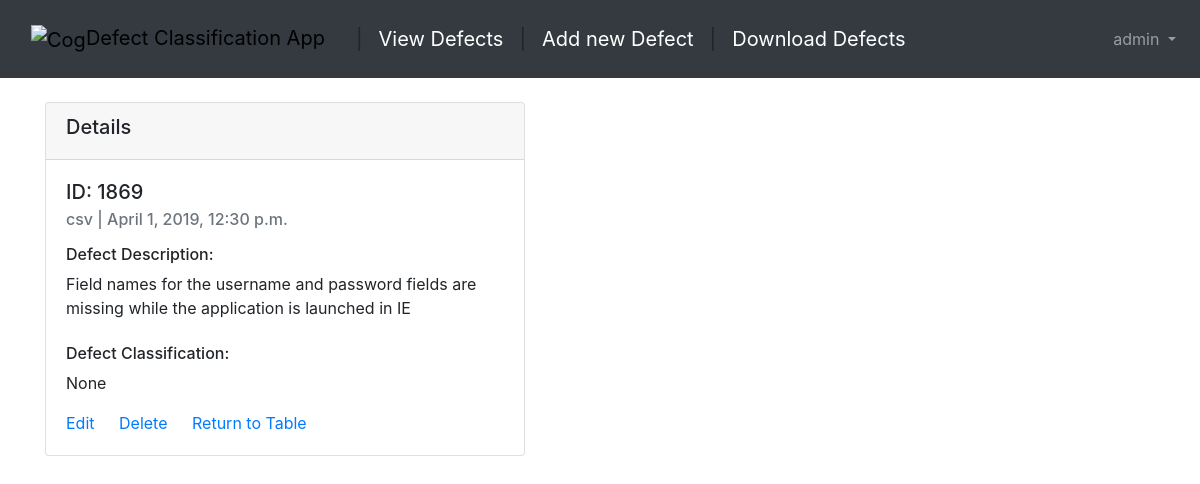
Screenshot of /articles/1869/ (signed in) with the database file from the repository.
### users/models.py (models this page shows)
class CustomUser(AbstractUser):
    age = models.PositiveIntegerField(default=0)

### articles/models.py (models this page shows, shortened)
class Article(models.Model):
    body = models.TextField()
    source = models.CharField(default='Entry', max_length=20)
    date = models.DateTimeField(auto_now_add=True)
    classification = models.CharField(default = 'Not Classified', max_length = 20)
    classes = (
        ('compliance', 'COMPLIANCE'),
        ('functional', 'FUNCTIONAL'),
        ('performance', 'PERFORMANCE'),
        ('reliability and scalability issues', 'RELIABILITY AND SCALABILITY ISSUES'),
        ('security', 'SECURITY'),
        ('usability', 'USABILITY'),
        )
    reclassification = models.CharField(default = 'Not Reclassified Yet', max_length = 50, choices = classes)
    def body_str(self):
        new_text = classify_defect(self.body)
        return new_text

### articles/views.py (the view)
# urls.py: path('<int:pk>/', views.ArticleDetailView.as_view(), name='article_detail'), # new
class ArticleDetailView(DetailView):
    model = models.Article
    template_name = 'article_details_2.html'

### articles/classifier.py (called while the page is built)
def classify_defect(phrase):
    model_cache_key = 'mlp_model'
    path = os.path.join(BASE_DIR, 'articles//dce_model.pkl')
    model = cache.get(model_cache_key)
    if model is None:
        model_path = os.path.join(path)
        model = joblib.load(model_path)
        cache.set(model_cache_key, model, None)
    prediction = model.predict([phrase])
    if prediction == [0]:
        return 'Compliance'
    elif prediction == [1]:
	    return 'Functional'
    elif prediction == [2]:
        return 'Performance'
    elif prediction == [3]:
	    return 'Reliability and Scalability Issues'
    elif prediction == [4]:
	    return 'Security'
    elif prediction == [5]:
	    return 'Usability'

### templates/article_details_2.html (shortened to what this page needs)
{% extends 'base.html' %}
{% block content %}
{% if user.is_authenticated %}
<div class="card" style="width: 30rem; ">
    <div class="card-header">
    <h5>Details</h5>
  </div>
  <div class="card-body">
    <h5 class="card-title">ID: {{object.id}}</h5>
    <h6 class="card-subtitle mb-2 text-muted">{{object.source}} | {{object.date}}</h6>
    <p class="card-text"><h6>Defect Description:</h6> {{object.body}}<br><br>
      <h6>Defect Classification:</h6> {{object.body_str}}
      </p>
    <a href="{% url 'article_edit' article.pk %}" class="card-link">Edit</a>
    <a href="{% url 'article_delete' article.pk %}" class="card-link">Delete</a>
    <a href="{% url 'table' %}" class="card-link">Return to Table</a>
  </div>
</div>
{% endif %}
{% endblock content %}

### templates/base.html (shortened to what this page needs)
{% load static %}
<!doctype html>
<html lang="en">
  <head>
    <link rel="stylesheet" href="https://stackpath.bootstrapcdn.com/bootstrap/4.1.3/css/bootstrap.min.css">
    <link rel="stylesheet" >
  </head>
  <body>
    <nav class="navbar navbar-expand-md navbar-dark bg-dark mb-4">
      <a class="navbar-brand boxed" style="color:black" href="{% url 'home' %}">
        <img src='https://cdn0.iconfinder.com/data/icons/small-n-flat/24/678122-cogs-512.png'
        alt="Cog" height='26px', width="26px")>Defect Classification App</a>
      {% if user.is_authenticated %}
      <a class="navbar-brand">|</a>
      <a class="navbar-brand" href="/articles/table">View Defects</a>
      <a class="navbar-brand">|</a>
      <a class="navbar-brand" href="/articles\new">Add new Defect</a>
      <a class="navbar-brand">|</a>
      <a class="navbar-brand" href="/articles\download">Download Defects</a>
      {% endif %}
      <div class="collapse navbar-collapse" id="navbarCollapse">
        {% if user.is_authenticated %}
          <ul class="navbar-nav ml-auto">
            <li class="nav-item">
              <a class="nav-link dropdown-toggle" href="#" id="userMenu"\
              data-toggle="dropdown" aria-haspopup="true" aria-expanded\
              ="false">
                {{ user.username }}
              </a>
            </li>
          </ul>
        {% endif %}
      </div>
    </nav>
    <div class="container">
      {% block content %}
      {% endblock content %}
    </div>
  </body>
</html>

### templates/base.html (style rules this page uses)
body { background: url('https://images.pexels.com/photos/1092364/pexels-photo-1092364.jpeg?auto=compress&cs=tinysrgb&dpr=2&h=650&w=940'); background-repeat: no-repeat; background-size: auto; background-attachment: fixed; }
.boxed { border-radius: 10px; background: url('https://images.pexels.com/photos/1092364/pexels-photo-1092364.jpeg?auto=compress&cs=tinysrgb&dpr=2&h=650&w=940'); background-position: left top; background-repeat: repeat; padding: 15px; }

### rows the page displays
CustomUser: username "admin"
Article: id "1869", source "csv", date "April 1, 2019, 12:30 p.m.", body "Field names for the username and password fields are missing while the application is launched in IE", body_str "None"
